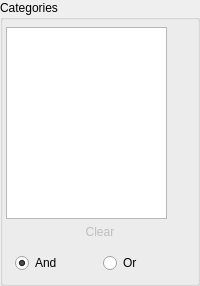
           <widget class="QGroupBox" name="categoriesGroup">
            <property name="title">
             <string>Categories</string>
            </property>
            <layout class="QVBoxLayout" name="verticalLayout_10" stretch="6,0,0">
             <property name="spacing">
              <number>0</number>
             </property>
             <property name="leftMargin">
              <number>3</number>
             </property>
             <property name="topMargin">
              <number>7</number>
             </property>
             <property name="rightMargin">
              <number>3</number>
             </property>
             <property name="bottomMargin">
              <number>1</number>
             </property>
             <item>
              <widget class="QTreeWidget" name="categoriesList">
               <property name="minimumSize">
                <size>
                 <width>100</width>
                 <height>0</height>
                </size>
               </property>
               <property name="maximumSize">
                <size>
                 <width>161</width>
                 <height>16777215</height>
                </size>
               </property>
               <property name="contextMenuPolicy">
                <enum>Qt::CustomContextMenu</enum>
               </property>
               <property name="selectionMode">
                <enum>QAbstractItemView::ExtendedSelection</enum>
               </property>
               <property name="indentation">
                <number>0</number>
               </property>
               <attribute name="headerVisible">
                <bool>false</bool>
               </attribute>
               <column>
                <property name="text">
                 <string notr="true">1</string>
                </property>
               </column>
              </widget>
             </item>
             <item>
              <widget class="QPushButton" name="clickBlankButton">
               <property name="enabled">
                <bool>false</bool>
               </property>
               <property name="sizePolicy">
                <sizepolicy hsizetype="Minimum" vsizetype="Maximum">
                 <horstretch>0</horstretch>
                 <verstretch>0</verstretch>
                </sizepolicy>
               </property>
               <property name="minimumSize">
                <size>
                 <width>0</width>
                 <height>25</height>
                </size>
               </property>
               <property name="text">
                <string>Clear</string>
               </property>
               <property name="flat">
                <bool>true</bool>
               </property>
              </widget>
             </item>
             <item>
              <widget class="QWidget" name="widget" native="true">
               <property name="sizePolicy">
                <sizepolicy hsizetype="Preferred" vsizetype="Preferred">
                 <horstretch>0</horstretch>
                 <verstretch>0</verstretch>
                </sizepolicy>
               </property>
               <layout class="QHBoxLayout" name="horizontalLayout_11">
                <item>
                 <widget class="QRadioButton" name="categoriesAndBtn">
                  <property name="toolTip">
                   <string>If checked, only mods that match all selected categories are displayed.</string>
                  </property>
                  <property name="text">
                   <string>And</string>
                  </property>
                  <property name="checked">
                   <bool>true</bool>
                  </property>
                 </widget>
                </item>
                <item>
                 <widget class="QRadioButton" name="categoriesOrBtn">
                  <property name="toolTip">
                   <string>If checked, all mods that match at least one of the selected categories are displayed.</string>
                  </property>
                  <property name="text">
                   <string>Or</string>
                  </property>
                 </widget>
                </item>
               </layout>
              </widget>
             </item>
            </layout>
           </widget>
